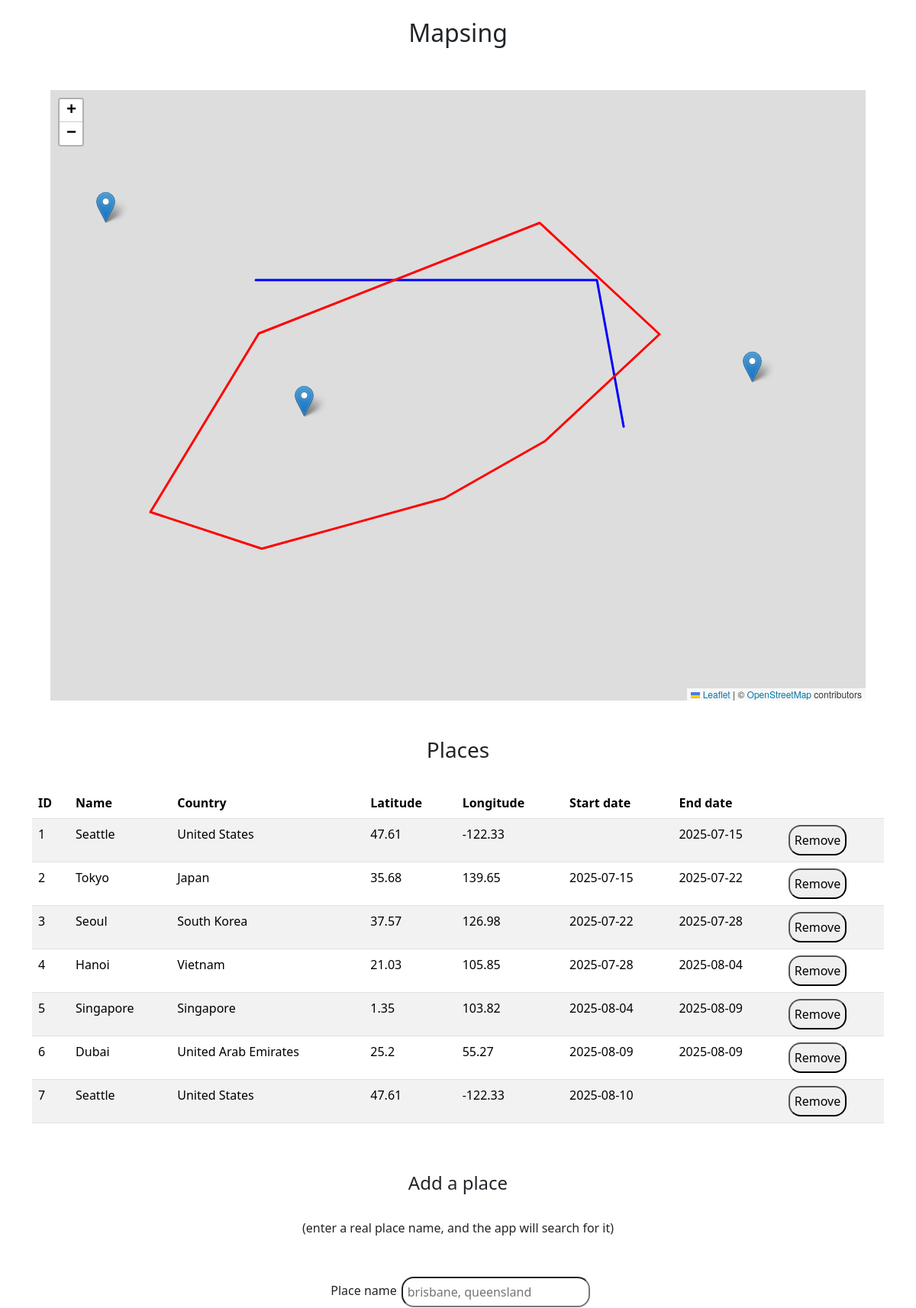
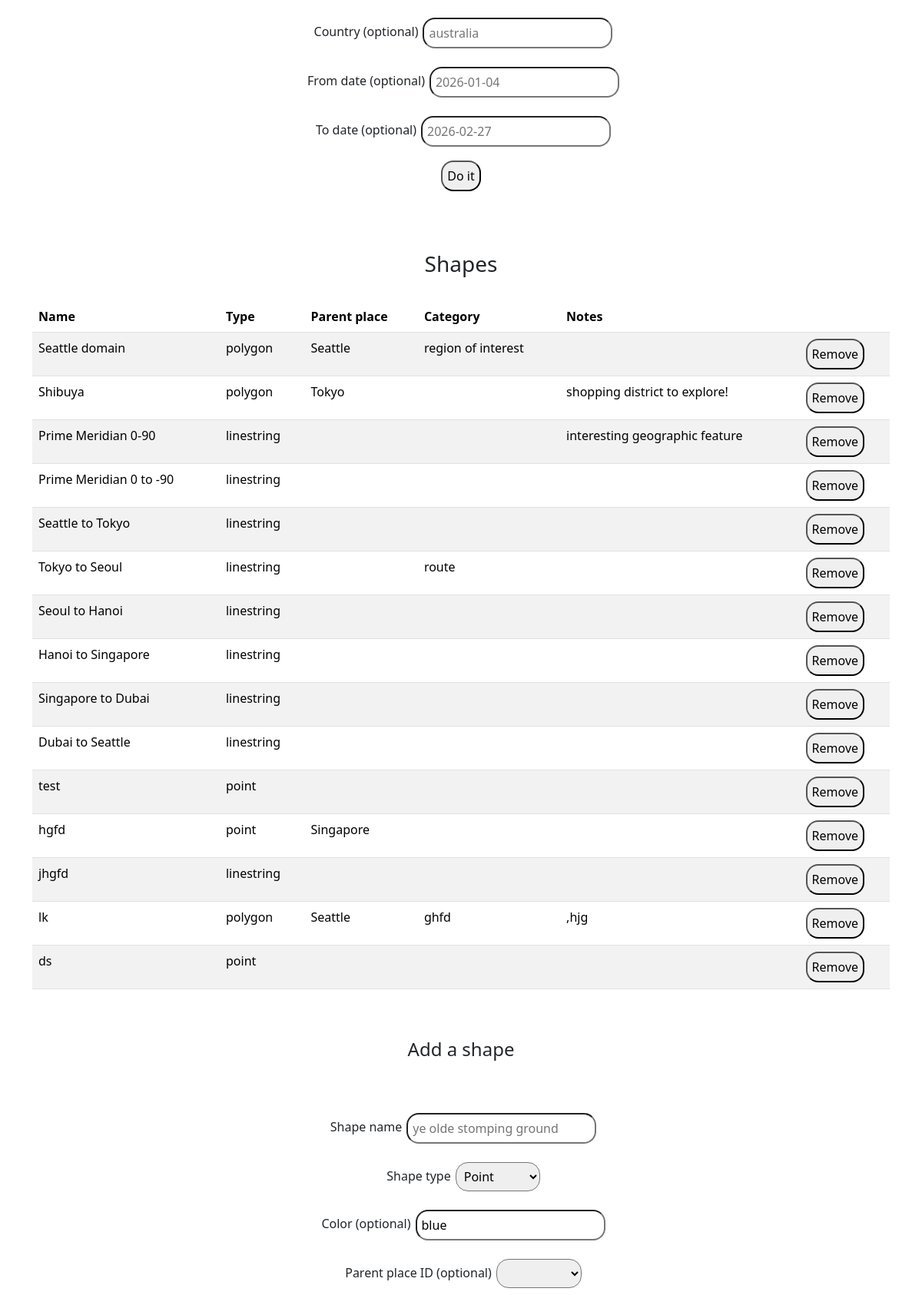
The page / (upper part) on the database its author committed (2 pictures, top to bottom).
### tables this page shows
CREATE TABLE places (
                    id integer primary key,
                    name text not null,
                    country text,
                    lat real,
                    long real,
                    start_date,
                    end_date
                );

CREATE TABLE shapes (
                id INTEGER PRIMARY KEY,
                name TEXT,
                type TEXT,  -- 'point', 'linestring', 'polygon'
                geometry TEXT,  -- GeoJSON (or rather part thereof? check this)
                color TEXT,
                place_id INTEGER,  -- optional; links to parent place (city)
                category TEXT,  -- 'restaurant', 'route', 'area', etc; include this to enable aggregating, e.g. "all our routes added up to 100000 km"
                notes TEXT,
                FOREIGN KEY (place_id) REFERENCES places (id)
                );

### app.py (the view, shortened to what this page needs)
@app.route("/", methods=["GET", "POST"])
def index():
    if request.method == "GET":
        con = sqlite3.connect(DATABASE)
        places = con.execute(
            "select * from places"
        ).fetchall()  # without fetchall() we'd just have a sqlite cursor object
        shapes = con.execute("select * from shapes").fetchall()
        con.close()
        place_names = dict()
        for place in places:
            place_names[place[0]] = place[1]
        shapes = [list(shape) for shape in shapes]
        for shape in shapes:
            shape[3] = json.loads(shape[3])  # Convert JSON string to dict
        return render_template("index.html", places=places, place_names=place_names, shapes=shapes)

### templates/index.html (shortened to what this page needs)
{% extends "layout.html" %} {% block main %}
<div class="map-container">
  <div id="map" style="height: 800px"></div>
</div>
<div class="places">
  <h3 class="personal-space">Places</h3>
  <table class="table table-striped">
    <thead>
      <th>ID</th>
      <th>Name</th>
      <th>Country</th>
      <th>Latitude</th>
      <th>Longitude</th>
      <th>Start date</th>
      <th>End date</th>
      <th></th>
    </thead>
    <tbody>
      {% for place in places %}
      <tr>
        {% for i in range(0, 7) %}
        <td>{{ place[i] | default('', true) }}</td>
        {% endfor %}
        <td>
          <form action="/deleteplace" method="post">
            <button type="submit" onclick="return confirm('Delete this place?')">
              Remove
            </button>
          </form>
        </td>
      </tr>
      {% endfor %}
    </tbody>
  </table>
  <div class="add-stuff">
    <h4 class="personal-space">Add a place</h4>
    <p>(enter a real place name, and the app will search for it)</p>
    <form class="add-stuff-form" method="post">
      <div class="form-row">
        <label>Place name</label>
        <input required type="text" name="place_new" placeholder="brisbane, queensland" />
      </div>
      <div class="form-row">
        <label>Country (optional)</label>
        <input type="text" name="country_new" placeholder="australia" />
      </div>
    <div class="form-row">
        <label>From date (optional)</label>
        <input type="text" name="start_date_new" placeholder="2026-01-04" />
      </div>
      <div class="form-row">
        <label>To date (optional)</label>
        <input type="text" name="end_date_new" placeholder="2026-02-27" />
      </div>
      <button class="form-row" type="submit">Do it</button>
    </form>
  </div>
</div>
  <div class="shapes">
  <h3 class="personal-space">Shapes</h3>
  <table class="table table-striped">
    <thead>
      <th>Name</th>
      <th>Type</th>
      <th>Parent place</th>
      <th>Category</th>
      <th>Notes</th>
      <th></th>
  </thead>
  <tbody>
    {% for shape in shapes %}
    <tr>
      <td>{{ shape[1] }}</td>
      <td>{{ shape[2] }}</td>
      <td>{{ place_names[shape[5]] | default('', true) }}</td>
      <td>{{ shape[6] | default('', true) }}</td>
      <td>{{ shape[7] | default('', true) }}</td>
      <td>
        <form action="/deleteshape" method="post">
          <button type="submit" onclick="return confirm('Delete this shape?')">
            Remove
          </button>
        </form>
      </td>
    </tr>
    {% endfor %}
  </tbody>
  </table>
  <div class="add-stuff">
    <h4 class="personal-space">Add a shape</h4>
    <form class="add-stuff-form" action="/drawshape" method="post">
      <div class="form-row">
        <label>Shape name</label>
        <input
        required
        type="text"
        name="shape_name"
        placeholder="ye olde stomping ground"
        />
      </div>
      <div class="form-row">
      <label>Shape type</label>
      <select required name="shape_type">
        <option selected value="point">Point</option>
      </select>
    </div>
    <div class="form-row">
      <label>Color (optional)</label>
      <input required type="text" name="shape_color" value="blue" placeholder="blue" />
    </div>
    <div class="form-row">
      <label>Parent place ID (optional)</label>
      <select name="shape_parent_place_id" />
      <option selected disabled></option>
      {% for place in places %}
      <option value="{{ place[0] }}">{{ place[1] }}</option>
      {% endfor %}
  </div>
</form>
</div>
</div>
{% endblock %}

### templates/layout.html (shortened to what this page needs)
<!DOCTYPE html>
<html lang="en">
  <head>
    <link
      rel="stylesheet"
      href="https://cdn.jsdelivr.net/npm/bootstrap@5.3.8/dist/css/bootstrap.min.css"
    />
    <link rel="stylesheet" href="/static/css/styles.css" />
    <link
      rel="stylesheet"
      href="https://unpkg.com/leaflet@1.9.4/dist/leaflet.css"
    />
    <link
      rel="stylesheet"
      href="https://cdnjs.cloudflare.com/ajax/libs/leaflet.draw/1.0.4/leaflet.draw.css"
    />
  </head>
  <body>
    <div class="container">
      <header>
        <h2 class="personal-space">Mapsing</h2>
      </header>
      <main>{% block main %}{% endblock %}</main>
    </div>
  </body>
</html>

### static/css/styles.css (style rules this page uses)
* { margin: 0; padding: 0; box-sizing: border-box; }
body { display: flex; flex-direction: column; justify-content: space-between; min-height: 100dvh; }
.map-container { padding: 24px; }
.container { display: flex; flex-direction: column; justify-content: space-between; }
.personal-space { padding: 24px; }
h3 { display: flex; flex-direction: column; justify-content: center; align-items: center; }
h4 { display: flex; flex-direction: column; justify-content: center; align-items: center; }
.add-stuff-form { display: flex; flex-direction: column; justify-content: center; align-items: center; padding: 24px 64px; width: 100%; }
.add-stuff { display: flex; flex-direction: column; justify-content: center; padding: 24px; }
.table { padding: 24px; }
input { border-radius: 16px; padding: 6px; }
label { padding: 6px; }
button { border-radius: 16px; padding: 6px; max-width: 300px; }
select { border-radius: 16px; padding: 6px; }
.form-row { margin: 6px; padding: 6px; display: flex; justify-content: space-between; max-width: ; }
header { display: flex; justify-content: center; }
p { display: flex; justify-content: center; }

### rows shown on the page
places: id "1" "Seattle" "United States" "47.61" "-122.33" "2025-07-15", name "Seattle"
places: id "2" "Tokyo" "Japan" "35.68" "139.65" "2025-07-15" "2025-07-22", name "Tokyo"
places: id "3" "Seoul" "South Korea" "37.57" "126.98" "2025-07-22" "2025-07-28"
places: id "4" "Hanoi" "Vietnam" "21.03" "105.85" "2025-07-28" "2025-08-04"
places: id "5" "Singapore" "Singapore" "1.35" "103.82" "2025-08-04" "2025-08-09", name "Singapore"
places: id "6" "Dubai" "United Arab Emirates" "25.2" "55.27" "2025-08-09" "2025-08-09"
places: id "7" "Seattle" "United States" "47.61" "-122.33" "2025-08-10"
shapes: name "Seattle domain", type "polygon", category "region of interest"
shapes: name "Shibuya", type "polygon", notes "shopping district to explore!"
shapes: name "Prime Meridian 0-90", type "linestring", notes "interesting geographic feature"
shapes: name "Prime Meridian 0 to -90", type "linestring"
shapes: name "Seattle to Tokyo", type "linestring"
shapes: name "Tokyo to Seoul", type "linestring", category "route"
shapes: name "Seoul to Hanoi", type "linestring"
shapes: name "Hanoi to Singapore", type "linestring"
shapes: name "Singapore to Dubai", type "linestring"
shapes: name "Dubai to Seattle", type "linestring"
shapes: name "test", type "point"
shapes: name "hgfd", type "point"
shapes: name "jhgfd", type "linestring"
shapes: name "lk", type "polygon", category "ghfd", notes ",hjg"
shapes: name "ds", type "point"
